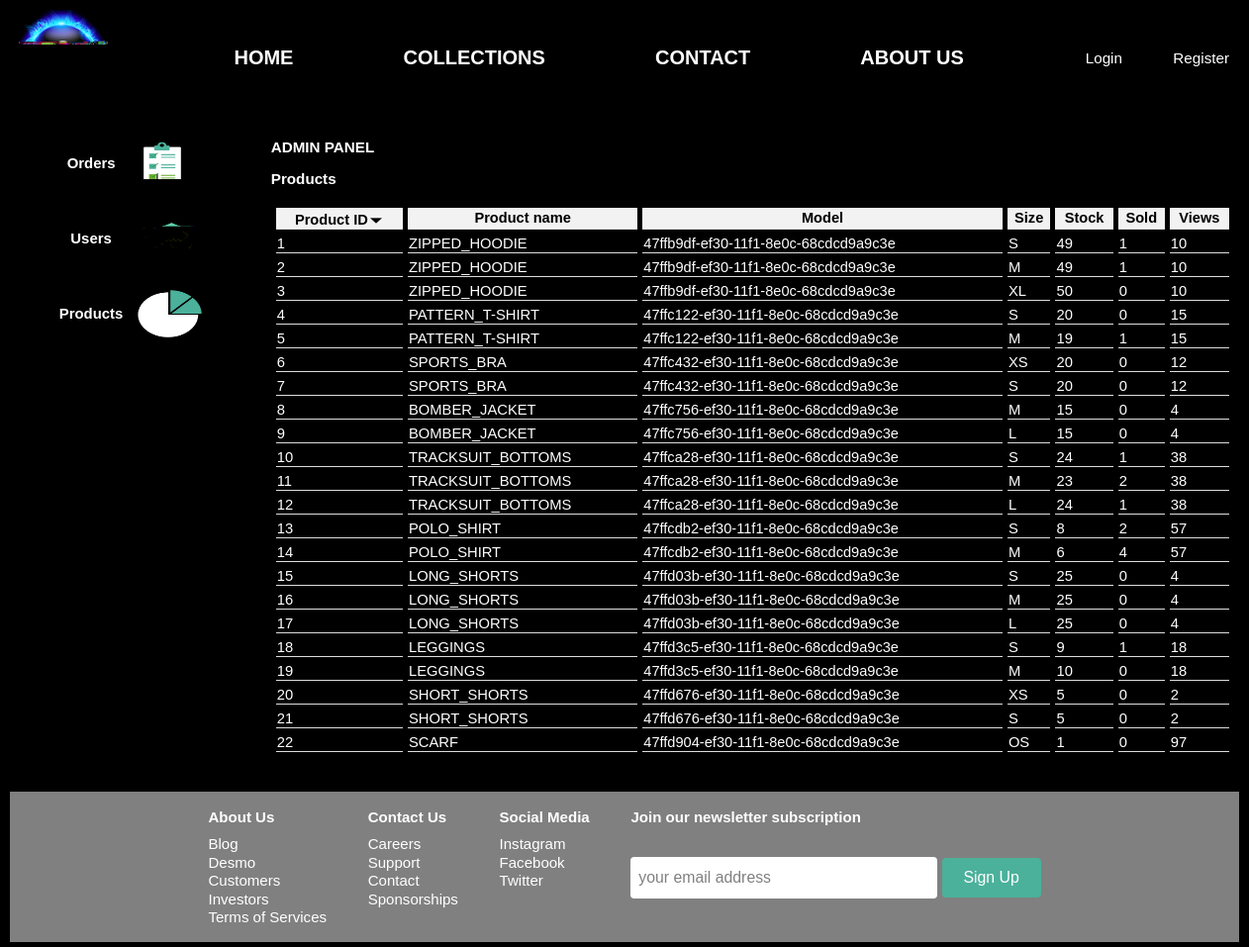
The page /admin/admin.php?admin_tab=products&products_sort=pid (signed in) on the database its author committed.
### tables this page shows
CREATE TABLE products (
    pid SMALLINT UNSIGNED NOT NULL AUTO_INCREMENT,
    model VARCHAR(48) NOT NULL,
    name VARCHAR(128) NOT NULL,
    category VARCHAR(32) NOT NULL,
    color VARCHAR(32),
    size CHAR(3) NOT NULL,                               
    gender CHAR(1) NOT NULL,                             
    price DOUBLE NOT NULL,
    stock INT DEFAULT 0,
    views INT DEFAULT 0,
    bought_all_time BIGINT DEFAULT 0,
    avg_rating DOUBLE DEFAULT 0,
    description TEXT,
    date_time DATETIME DEFAULT NOW(),
    PRIMARY KEY(pid)
);

### admin/scripts/products.php (the view, shortened to what this page needs)
<?php
    $query = "SELECT pid, name, model, size, stock, bought_all_time, views FROM products ORDER BY ";
    if(!isset($_GET['products_sort']))
        $query .=  "pid";
    else
    {
        switch($_SESSION['admin']['sort_selected'])
        {
            case "pid":
                $query .= "pid";
                break;
        }
        if(isset($_SESSION['admin']['sort_state']))
        {
            $query .= ($_SESSION['admin']['sort_state'] ? " DESC" : " ASC");
        }
    }
    $sth = $db->prepare($query);
    $sth->execute();
    $products = $sth->fetchAll();
    echo "<table><tr>";
    $headings = array("Product ID", "Product name", "Model", "Size", "Stock", "Sold", "Views");
    $columns = array("pid", "name", "model", "size", "stock", "sold", "views");
    for($i=0;$i<count($headings);$i++)
    {
        echo "<th><a href=\"admin.php?admin_tab=products&products_sort=" . $columns[$i] . "\">" . $headings[$i];
        if(isset($_SESSION['admin']['sort_selected']))
        {
            if($_SESSION['admin']['sort_selected'] == $columns[$i])
            {
                if(isset($_SESSION['admin']['sort_state']))
                {
                    echo "<img class=\"sort-sym\" src=\"img/";
                    echo ($_SESSION['admin']['sort_state'] ? "sorting-arrow-down.png" : "sorting-arrow-up.png");
                    echo "\">";
                }
            }
        }
        echo "</a></th>";
    }
    echo "</tr>";
    foreach($products as $tmp)
    {
            echo "<tr>";
            echo "<td>" . $tmp['pid'] . "</td>";
            echo "<td>" . $tmp['name'] . "</td>";
            echo "<td><a href=\"/product/product.php?model=" . $tmp['model'] . "&size=" . $tmp['size'] . "\">" . $tmp['model'] . "</a></td>";
            echo "<td>" . $tmp['size'] . "</td>";
            echo "<td>" . ($tmp['stock'] ? $tmp['stock'] : "Out-of-stock") . "</td>";
            echo "<td>" . $tmp['bought_all_time'] . "</td>";
            echo "<td>" . $tmp['views'] . "</td>";
        echo "</tr>";
    }
    echo "</table>";
?>

### admin/admin.css (style rules this page uses)
body { margin: 0px; padding: 0px; }
* { background-color: black; color: white; font-family: sans-serif; font-size: 99%; }
a { color: white; text-decoration: none; }
table { border-spacing: 5px; table-layout: auto; width: 100%; }
th, td { border-bottom: 1px solid #ddd; }
th { background-color: #f2f2f2; color: black; }
th a,img { color: black; text-decoration: none; background-color: transparent; }
.sort-sym { width: 16px; height: 16px; }

### rows shown on the page
products: pid "1", name "ZIPPED_HOODIE", model "47ffb9df-ef30-11f1-8e0c-68cdcd9a9c3e", size "S", stock "49", bought_all_time "1", views "10"
products: pid "2", name "ZIPPED_HOODIE", model "47ffb9df-ef30-11f1-8e0c-68cdcd9a9c3e", size "M", stock "49", bought_all_time "1", views "10"
products: pid "3", name "ZIPPED_HOODIE", model "47ffb9df-ef30-11f1-8e0c-68cdcd9a9c3e", size "XL", stock "50", bought_all_time "0", views "10"
products: pid "4", name "PATTERN_T-SHIRT", model "47ffc122-ef30-11f1-8e0c-68cdcd9a9c3e", size "S", stock "20", bought_all_time "0", views "15"
products: pid "5", name "PATTERN_T-SHIRT", model "47ffc122-ef30-11f1-8e0c-68cdcd9a9c3e", size "M", stock "19", bought_all_time "1", views "15"
products: pid "6", name "SPORTS_BRA", model "47ffc432-ef30-11f1-8e0c-68cdcd9a9c3e", size "XS", stock "20", bought_all_time "0", views "12"
products: pid "7", name "SPORTS_BRA", model "47ffc432-ef30-11f1-8e0c-68cdcd9a9c3e", size "S", stock "20", bought_all_time "0", views "12"
products: pid "8", name "BOMBER_JACKET", model "47ffc756-ef30-11f1-8e0c-68cdcd9a9c3e", size "M", stock "15", bought_all_time "0", views "4"
products: pid "9", name "BOMBER_JACKET", model "47ffc756-ef30-11f1-8e0c-68cdcd9a9c3e", size "L", stock "15", bought_all_time "0", views "4"
products: pid "10", name "TRACKSUIT_BOTTOMS", model "47ffca28-ef30-11f1-8e0c-68cdcd9a9c3e", size "S", stock "24", bought_all_time "1", views "38"
products: pid "11", name "TRACKSUIT_BOTTOMS", model "47ffca28-ef30-11f1-8e0c-68cdcd9a9c3e", size "M", stock "23", bought_all_time "2", views "38"
products: pid "12", name "TRACKSUIT_BOTTOMS", model "47ffca28-ef30-11f1-8e0c-68cdcd9a9c3e", size "L", stock "24", bought_all_time "1", views "38"
products: pid "13", name "POLO_SHIRT", model "47ffcdb2-ef30-11f1-8e0c-68cdcd9a9c3e", size "S", stock "8", bought_all_time "2", views "57"
products: pid "14", name "POLO_SHIRT", model "47ffcdb2-ef30-11f1-8e0c-68cdcd9a9c3e", size "M", stock "6", bought_all_time "4", views "57"
products: pid "15", name "LONG_SHORTS", model "47ffd03b-ef30-11f1-8e0c-68cdcd9a9c3e", size "S", stock "25", bought_all_time "0", views "4"
products: pid "16", name "LONG_SHORTS", model "47ffd03b-ef30-11f1-8e0c-68cdcd9a9c3e", size "M", stock "25", bought_all_time "0", views "4"
products: pid "17", name "LONG_SHORTS", model "47ffd03b-ef30-11f1-8e0c-68cdcd9a9c3e", size "L", stock "25", bought_all_time "0", views "4"
products: pid "18", name "LEGGINGS", model "47ffd3c5-ef30-11f1-8e0c-68cdcd9a9c3e", size "S", stock "9", bought_all_time "1", views "18"
products: pid "19", name "LEGGINGS", model "47ffd3c5-ef30-11f1-8e0c-68cdcd9a9c3e", size "M", stock "10", bought_all_time "0", views "18"
products: pid "20", name "SHORT_SHORTS", model "47ffd676-ef30-11f1-8e0c-68cdcd9a9c3e", size "XS", stock "5", bought_all_time "0", views "2"
products: pid "21", name "SHORT_SHORTS", model "47ffd676-ef30-11f1-8e0c-68cdcd9a9c3e", size "S", stock "5", bought_all_time "0", views "2"
products: pid "22", name "SCARF", model "47ffd904-ef30-11f1-8e0c-68cdcd9a9c3e", size "OS", stock "1", bought_all_time "0", views "97"

### other values the page prints
$_SESSION['admin']['tab_selected'] "Products"
$headings[$i] "Product ID"
$headings[$i] "Product name"
$headings[$i] "Model"
$headings[$i] "Size"
$headings[$i] "Stock"
$headings[$i] "Sold"
$headings[$i] "Views"
